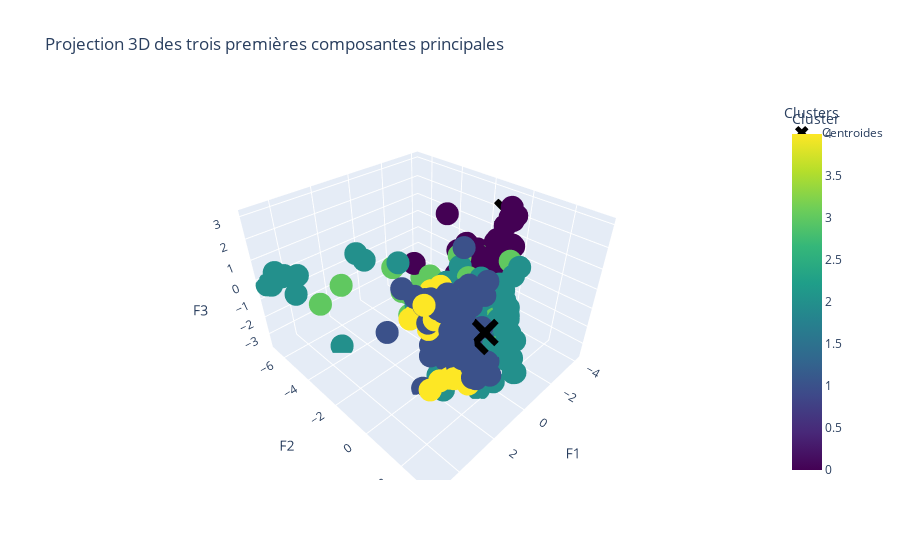

Notebook code cell kept with this figure:
### Code cell
import plotly.express as px
from sklearn.cluster import AgglomerativeClustering

# Création du graphique 3D
fig = px.scatter_3d(
    x=X_proj.iloc[:, 0],
    y=X_proj.iloc[:, 1],
    z=X_proj.iloc[:, 2],
    color=labels,
    labels={'x': 'F1', 'y': 'F2', 'z': 'F3', 'color': 'Cluster'},
    title='Projection 3D des trois premières composantes principales',
    color_continuous_scale=px.colors.sequential.Viridis
)

# Ajout des centroides
fig.add_scatter3d(
    x=centroids_proj.iloc[:, 0],
    y=centroids_proj.iloc[:, 1],
    z=centroids_proj.iloc[:, 2],
    mode='markers',
    marker=dict(size=10, color='black', symbol='x'),
    name='Centroides'
)

# Personnalisation des axes et des légendes
fig.update_layout(
    scene=dict(
        xaxis=dict(title='F1'),
        yaxis=dict(title='F2'),
        zaxis=dict(title='F3')
    ),
    legend=dict(
        title='Clusters',
        itemsizing='constant'
    )
)

# Affichage du graphique
fig.show()

### Figure 1 — Plotly figure (JSON) as saved in the notebook; plotly's stock layout.template omitted (floating-point values rounded to 4 significant figures; data arrays with more than 128 entries replaced by an {"elided": "..."} marker saying what was removed)
{"data": [{"hovertemplate": "F1=%{x}<br>F2=%{y}<br>F3=%{z}<br>Cluster=%{marker.color}<extra></extra>", "legendgroup": "", "marker": {"color": {"elided": "385 int values"}, "coloraxis": "coloraxis", "symbol": "circle"}, "mode": "markers", "name": "", "scene": "scene", "showlegend": false, "type": "scatter3d", "x": {"elided": "385 float values"}, "y": {"elided": "385 float values"}, "z": {"elided": "385 float values"}}, {"marker": {"color": "black", "size": 10, "symbol": "x"}, "mode": "markers", "name": "Centroides", "type": "scatter3d", "x": [-4.129, 1.902, 0.9217, -0.4844, 1.79], "y": [-1.014, 2.652, -1.285, -2.531, 2.179], "z": [2.026, 0.8743, -1.111, -1.894, 0.1051]}], "layout": {"coloraxis": {"colorbar": {"title": {"text": "Cluster"}}, "colorscale": [[0, "#440154"], [0.1111, "#482878"], [0.2222, "#3e4989"], [0.3333, "#31688e"], [0.4444, "#26828e"], [0.5556, "#1f9e89"], [0.6667, "#35b779"], [0.7778, "#6ece58"], [0.8889, "#b5de2b"], [1, "#fde725"]]}, "legend": {"itemsizing": "constant", "title": {"text": "Clusters"}, "tracegroupgap": 0}, "scene": {"domain": {"x": [0, 1], "y": [0, 1]}, "xaxis": {"title": {"text": "F1"}}, "yaxis": {"title": {"text": "F2"}}, "zaxis": {"title": {"text": "F3"}}}, "title": {"text": "Projection 3D des trois premières composantes principales"}}}
